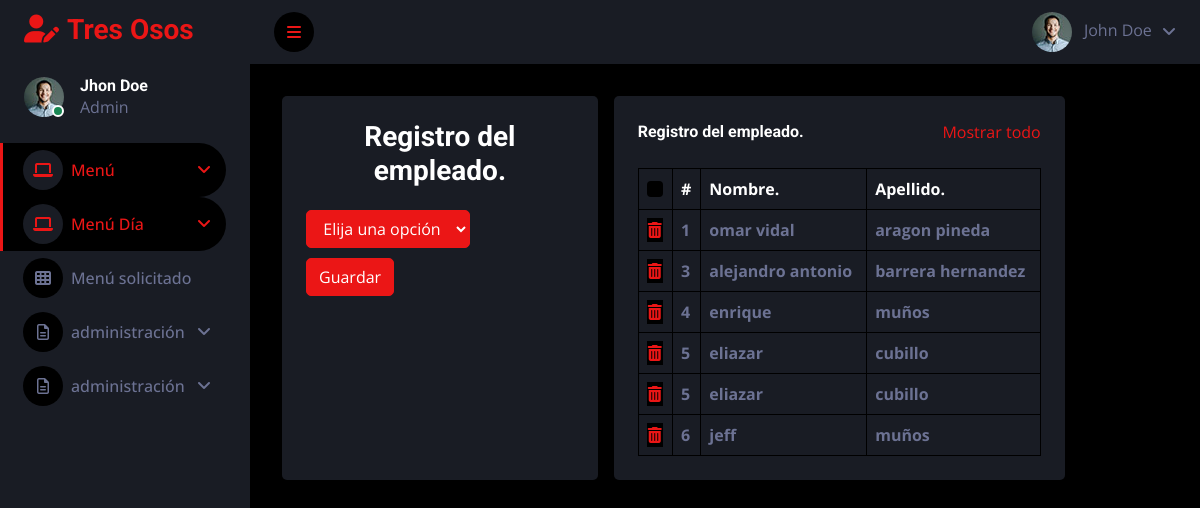
Page /empleado on the earlier database version.
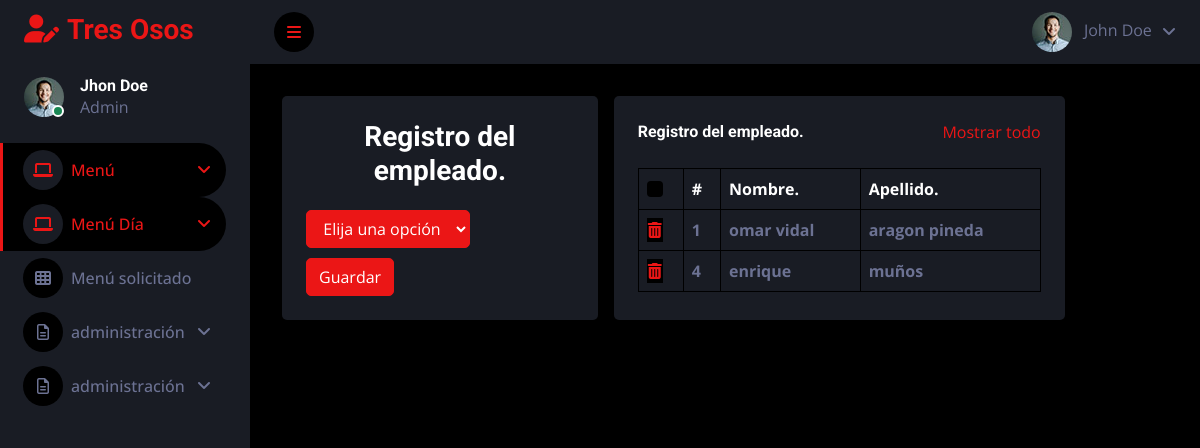
Same page on the later database version.
### tables this page shows
CREATE TABLE empleado
(
id INTEGER NOT NULL,
id_pers INTEGER NOT NULL,
PRIMARY KEY (id),
FOREIGN KEY (id_pers) REFERENCES persona(id)
);

CREATE TABLE persona
(
id INTEGER  NOT NULL,
Nombre_pers TEXT NOT NULL,
Ape_pers TEXT NOT NULL,
Dic_pers TEXT NOT NULL,
Tel_pers TEXT NOT NULL,
Cor_pers TEXT NOT NULL,
PRIMARY KEY (id)
);

### app.py (the view)
@app.route("/empleado", methods=["GET", "POST"])
def empleado():
    if request.method == "POST":
        registro = request.form.get("id_pers")
        db.execute("INSERT INTO empleado (id_pers) values(:registro)", registro=registro )
        return redirect("/empleado")
    else:
        vista = db.execute("SELECT *FROM persona INNER JOIN empleado ON empleado.id_pers=persona.id")
        print(vista)
        empleado = db.execute("SELECT *FROM persona")
        return render_template("empleado.html", empleado=empleado, vista=vista)

### templates/empleado.html (shortened to what this page needs)
{% extends 'layout.html' %}
{% block contenido %}
<div class="container-fluid">
	<div class="row">
		<div class="col-md-6 col-md-6 bg-secondary rounded p-4" style="width: 35%;margin: 8px;">
			<h3 class="text-center">
			     Registro del empleado.
			</h3>
			<form role="form" method="POST" action="/empleado">
                <div class="row1">
					<div class="col-md-12">
						<select name="id_pers" class="btn btn-primary" style="margin-top: 15px;">
							<option selected>Elija una opción</option>
						</select>
					</div>
				</div>
				<button type="submit" class="btn btn-primary" style="margin-top: 10px;">
					Guardar
				</button>
			</form>
		</div>
		<div class="bg-secondary text-center rounded p-4" style="width: 50%; margin: 8px;">
        <div class="d-flex align-items-center justify-content-between mb-4">
            <h6 class="mb-0"><font style="vertical-align: inherit;"><font style="vertical-align: inherit;">Registro del empleado. </font></font></h6>
            <a href=""><font style="vertical-align: inherit;"><font style="vertical-align: inherit;">Mostrar todo</font></font></a>
        </div>
        <div class="table-responsive">
            <table class="table text-start align-middle table-bordered table-hover mb-0">
                <thead>
                    <tr class="text-white">
                        <th scope="col"><input class="form-check-input" type="checkbox"></th>
                        <th scope="col"><font style="vertical-align: inherit;"><font style="vertical-align: inherit;">#</font></font></th>
                        <th scope="col"><font style="vertical-align: inherit;"><font style="vertical-align: inherit;">Nombre.</font></font></th>
                        <th scope="col"><font style="vertical-align: inherit;"><font style="vertical-align: inherit;">Apellido.</font></font></th>
                    </tr>
                </thead>
                <tbody>
					{% for vista in vista %}
						<tr>
						  <th><a class="form-check-input" type="submit" href="/empleado_eliminar/{{ vista.id }}"><i class="fa-solid fa-trash-can"></i></a></th>
						  <th>{{vista.id_pers}}</th>
						  <th>{{vista.Nombre_pers}}</th>
						  <th>{{vista.Ape_pers}}</th>
						</tr>
					{% endfor %}
                </tbody>
            </table>
        </div>
    </div>
	</div>
</div>
{% endblock %}

### templates/layout.html (shortened to what this page needs)
<!DOCTYPE html>
<html lang="es">
<head>
    <link href="https://cdnjs.cloudflare.com/ajax/libs/font-awesome/6.2.1/css/all.min.css" rel="stylesheet">
    <link href="https://cdn.jsdelivr.net/npm/bootstrap-icons@1.4.1/font/bootstrap-icons.css" rel="stylesheet">
    <link href="../static/lib/owlcarousel/assets/owl.carousel.min.css" rel="stylesheet">
    <link href="../static/lib/tempusdominus/css/tempusdominus-bootstrap-4.min.css" rel="stylesheet" />
    <link href="../static/css/bootstrap.min.css" rel="stylesheet">
    <link href="../static/css/style.css" rel="stylesheet">
</head>
<body>
    <div class="container-fluid position-relative d-flex p-0">
        <div class="sidebar pe-4 pb-3">
            <nav class="navbar bg-secondary navbar-dark">
                <a href="/" class="navbar-brand mx-4 mb-3">
                    <h3 class="text-primary"><i class="fa fa-user-edit me-2"></i>Tres Osos</h3>
                </a>
                <div class="d-flex align-items-center ms-4 mb-4">
                    <div class="position-relative">
                        <img class="rounded-circle" src="../static/img/user.jpg" alt=""
                            style="width: 40px; height: 40px;">
                        <div
                            class="bg-success rounded-circle border border-2 border-white position-absolute end-0 bottom-0 p-1">
                        </div>
                    </div>
                    <div class="ms-3">
                        <h6 class="mb-0">Jhon Doe</h6>
                        <span>Admin</span>
                    </div>
                </div>
                <div class="navbar-nav w-100">
                    <div class="nav-item dropdown">
                        <a href="#" class="nav-link dropdown-toggle active" data-bs-toggle="dropdown"><i
                                class="fa fa-laptop me-2"></i>Menú</a>
                    </div>
                    <div class="nav-item dropdown">
                        <a href="#" class="nav-link dropdown-toggle active" data-bs-toggle="dropdown"><i
                                class="fa fa-laptop me-2"></i>Menú Día</a>
                    </div>
                    <a href="/solicitado" class="nav-item nav-link"><i class="fa fa-th me-2"></i>Menú solicitado</a>
                    <div class="nav-item dropdown">
                        <a href="#" class="nav-link dropdown-toggle" data-bs-toggle="dropdown"><i
                                class="far fa-file-alt me-2"></i>administración</a>
                    </div>
                    <div class="nav-item dropdown">
                        <a href="#" class="nav-link dropdown-toggle" data-bs-toggle="dropdown"><i
                                class="far fa-file-alt me-2"></i>administración</a>
                    </div>
                </div>
            </nav>
        </div>
        <div class="content">
            <nav class="navbar navbar-expand bg-secondary navbar-dark sticky-top px-4 py-0">
                <a href="#" class="sidebar-toggler flex-shrink-0">
                    <i class="fa fa-bars"></i>
                </a>
                <div class="navbar-nav align-items-center ms-auto">
                    <div class="nav-item dropdown">
                        <a href="#" class="nav-link dropdown-toggle" data-bs-toggle="dropdown">
                            <img class="rounded-circle me-lg-2" src="../static/img/user.jpg" alt=""
                                style="width: 40px; height: 40px;">
                            <span class="d-none d-lg-inline-flex">John Doe</span>
                        </a>
                    </div>
                </div>
            </nav>
            <div class="container-fluid pt-4 px-4">
                {% block contenido %}
                {% endblock %}
            </div>
        </div>
    </div>
</body>
</html>

### static/css/style.css (style rules this page uses)
:root { --primary: #EB1616; --secondary: #191C24; --light: #6C7293; --dark: #000000; }
.btn { transition: .5s; }
.sidebar { position: fixed; top: 0; left: 0; bottom: 0; width: 250px; height: 100vh; overflow-y: auto; background: var(--secondary); transition: 0.5s; z-index: 999; }
.content { margin-left: 250px; min-height: 100vh; background: var(--dark); transition: 0.5s; }
@media (min-width: 992px) { .sidebar { margin-left: 0; } }
@media (min-width: 992px) { .content { width: calc(100% - 250px); } }
.sidebar .navbar .navbar-nav .nav-link { padding: 7px 20px; color: var(--light); font-weight: 500; border-left: 3px solid var(--secondary); border-radius: 0 30px 30px 0; outline: none; }
.sidebar .navbar .navbar-nav .nav-link:hover, .sidebar .navbar .navbar-nav .nav-link.active { color: var(--primary); background: var(--dark); border-color: var(--primary); }
.sidebar .navbar .navbar-nav .nav-link i { width: 40px; height: 40px; display: inline-flex; align-items: center; justify-content: center; background: var(--dark); border-radius: 40px; }
.sidebar .navbar .navbar-nav .nav-link:hover i, .sidebar .navbar .navbar-nav .nav-link.active i { background: var(--secondary); }
.sidebar .navbar .dropdown-toggle::after { position: absolute; top: 15px; right: 15px; border: none; content: "\f107"; font-family: "Font Awesome 5 Free"; font-weight: 900; transition: .5s; }
.content .navbar .navbar-nav .nav-link { margin-left: 25px; padding: 12px 0; color: var(--light); outline: none; }
.content .navbar .sidebar-toggler, .content .navbar .navbar-nav .nav-link i { width: 40px; height: 40px; display: inline-flex; align-items: center; justify-content: center; background: var(--dark); border-radius: 40px; }
.content .navbar .dropdown-toggle::after { margin-left: 6px; vertical-align: middle; border: none; content: "\f107"; font-family: "Font Awesome 5 Free"; font-weight: 900; transition: .5s; }

Differences in the rows shown:
removed empleado: id_pers "3", Nombre_pers "alejandro antonio", Ape_pers "barrera hernandez"
removed empleado: id_pers "5", Nombre_pers "eliazar", Ape_pers "cubillo"
removed empleado: id_pers "5", Nombre_pers "eliazar", Ape_pers "cubillo"
removed empleado: id_pers "6", Nombre_pers "jeff", Ape_pers "muños"
